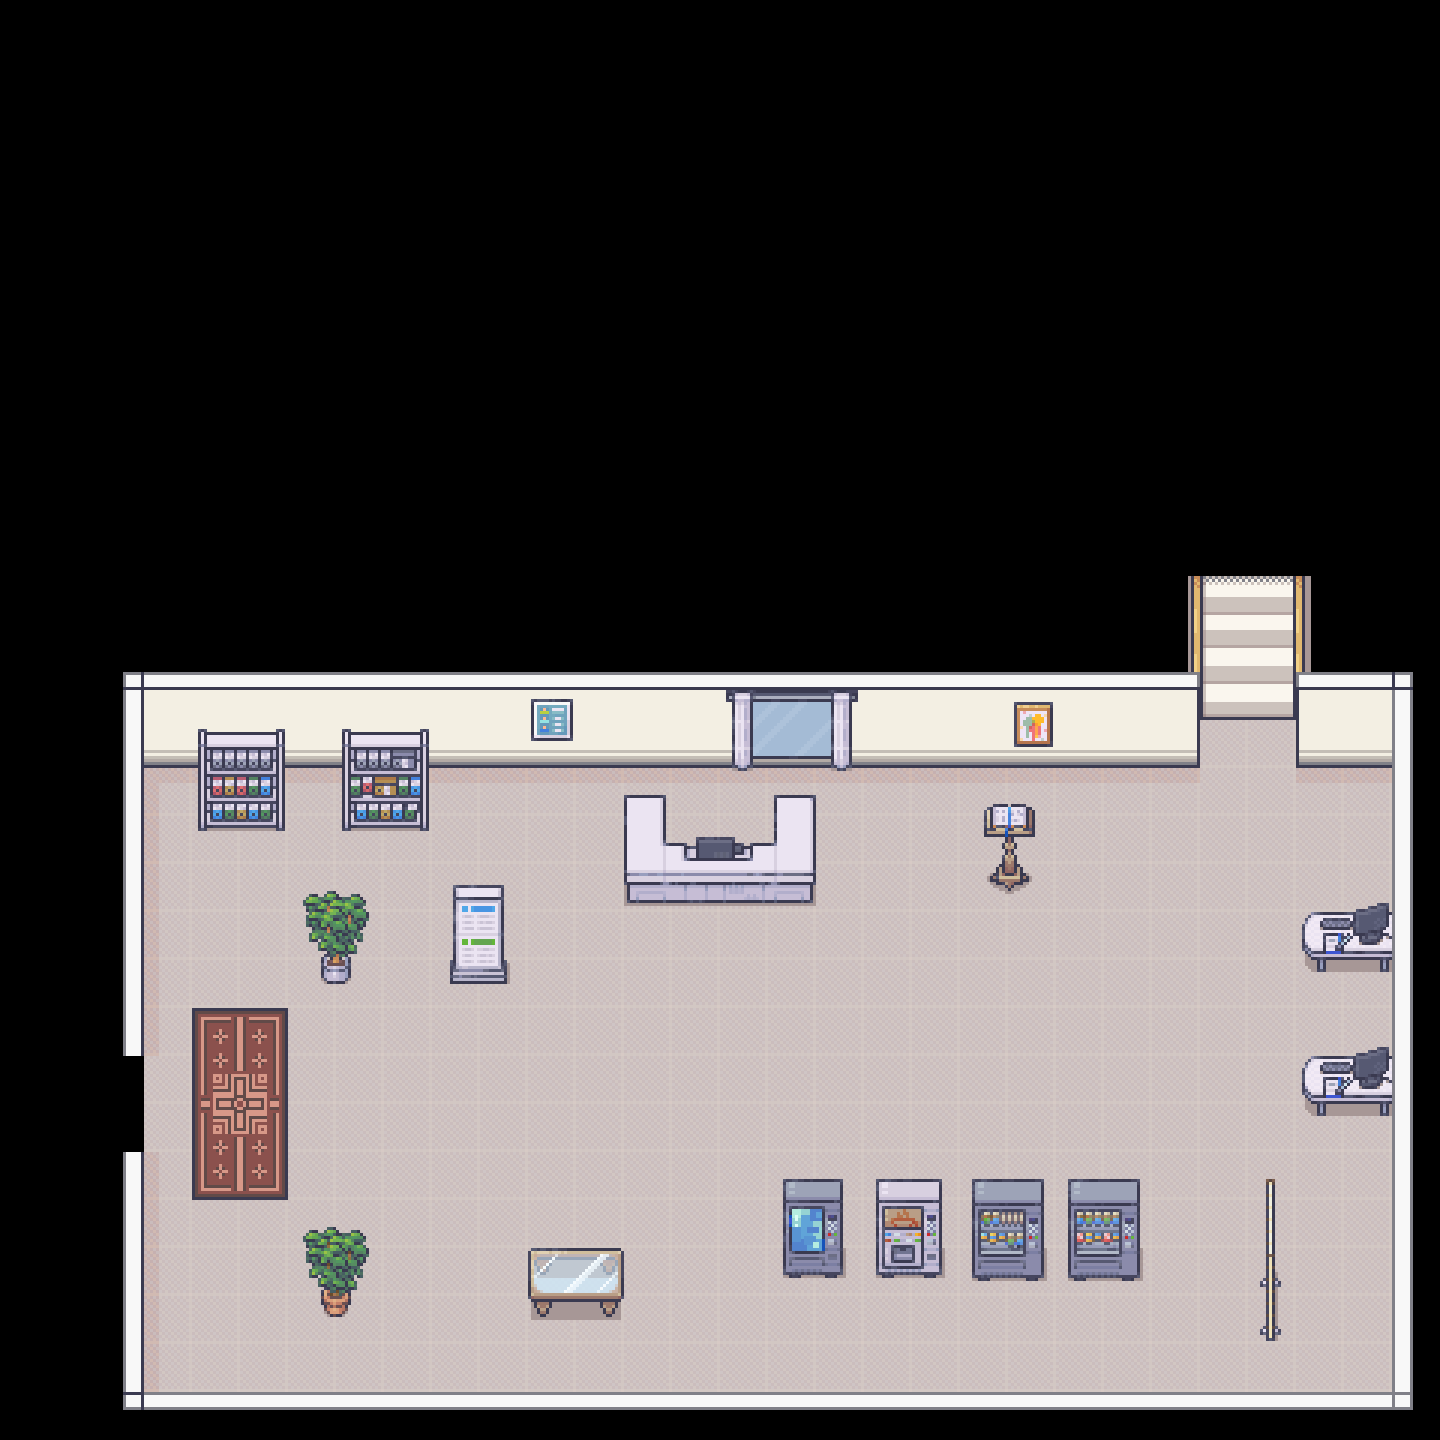

Tiled map render using the project's own tile images. Description and the map definition, with tile-layer contents summarised, below:
An orthogonal 30x30 tile map with 48x48 px tiles, 3 tile layers (ground, object, item), 6 tilesets and 28 objects (2x Lindsay, Trish, Delia, Leslie, Fiona).

<map version="1.9" tiledversion="1.9.2" orientation="orthogonal" renderorder="right-down" width="30" height="30" tilewidth="48" tileheight="48" infinite="0" nextlayerid="6" nextobjectid="79">
 <tileset firstgid="1" source="1_Generic_48x48.tsx" />
 <tileset firstgid="1249" source="Tileset_48x48_6.tsx" />
 <tileset firstgid="1349" source="19_Hospital_48x48.tsx" />
 <tileset firstgid="3109" source="2_LivingRoom_48x48.tsx" />
 <tileset firstgid="3829" source="5_Classroom_and_library_48x48.tsx" />
 <tileset firstgid="4373" source="Tileset_48x48_7.tsx" />
 <layer id="1" name="ground" width="30" height="30">
  <data>[900 cells, 446 non-empty, 24 distinct tile ids]</data>
 </layer>
 <layer id="2" name="object" width="30" height="30">
  <data>[900 cells, 108 non-empty, 100 distinct tile ids]</data>
 </layer>
 <layer id="3" name="item" width="30" height="30">
  <data>[900 cells, 15 non-empty, 12 distinct tile ids]</data>
 </layer>
 <objectgroup id="4" name="npc">
  <object id="1" name="Lindsay" x="601.912" y="1219.73">
   <point />
  </object>
  <object id="2" name="Trish" x="989.729" y="1339.62">
   <point />
  </object>
  <object id="3" name="Delia" x="489.359" y="1014.2">
   <point />
  </object>
  <object id="4" name="Leslie" x="1307.81" y="891.857">
   <point />
  </object>
  <object id="5" name="Fiona" x="915.101" y="935.899">
   <point />
  </object>
 </objectgroup>
 <objectgroup id="5" name="collision">
  <object id="50" name="Lindsay" x="602.247" y="1220.85" visible="0">
   <point />
  </object>
  <object id="55" x="198.196" y="798.446" width="84.4144" height="28.1381" />
  <object id="56" x="342.392" y="797.659" width="84.4144" height="29.3615" />
  <object id="58" x="449.322" y="961.488" width="57.4997" height="22.0212" />
  <object id="59" x="320.865" y="960.265" width="29.3615" height="20.7978" />
  <object id="60" x="320.525" y="1293.31" width="29.3615" height="18.351" />
  <object id="61" x="783.309" y="1250.03" width="59.9465" height="25.6913" />
  <object id="62" x="878.346" y="1251.04" width="59.9465" height="25.6913" />
  <object id="63" x="972.936" y="1253.25" width="70.9571" height="25.6913" />
  <object id="64" x="1070.86" y="1251.94" width="68.5103" height="25.6913" />
  <object id="65" x="532.513" y="1271.44" width="85.6378" height="44.0423" />
  <object id="66" x="1261.88" y="1280.02" width="15.9042" height="55.0529" />
  <object id="67" x="1306.92" y="923.562" width="83.191" height="46.4891" />
  <object id="68" x="1308.15" y="1068.74" width="80.7442" height="46.4891" />
  <object id="69" x="625.491" y="813.457" width="39.1487" height="89.308" />
  <object id="70" x="774.852" y="813.281" width="39.1487" height="89.308" />
  <object id="71" x="663.416" y="859.499" width="112.553" height="40.3721" />
  <object id="72" x="990" y="874" width="38" height="13" />
  <object id="74" x="128" y="670.667" width="1070.67" height="94.6667" />
  <object id="75" x="126.667" y="668" width="16" height="737.333" />
  <object id="76" x="125.333" y="1392" width="1285.33" height="16" />
  <object id="77" x="1294.67" y="676" width="113.333" height="92" />
  <object id="78" x="1394.67" y="673.333" width="16" height="734.667" />
 </objectgroup>
</map>
